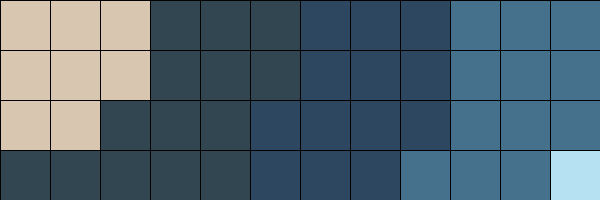
Frame 1 (no input)
Frame 60 (the mouse pressed at the canvas centre just before this capture): identical to frame 1, image omitted
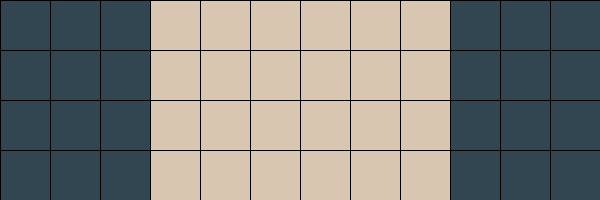
Frame 120 (the mouse held since frame 60 and released just before this capture)

The Processing sketch that drew these frames (run headless with seeded random() and noise(); from frame 60 on, the mouse is pressed at the canvas centre):

// Processing sketch: s0206forLoop2
// ── s0206forLoop2.pde
//Set an array of various color values - palette
color[] colors = {
  #D9C6B0, #314650, #2D4761, #45718C, #B6E1F2
};

//The size of the squares
int s = 50;

void setup() {
  size(600, 200);
  smooth();
}

void draw() {
  //This nested for loop creates the squares on the screen
  for (int x = 0; x < width; x += s) {
    for (int y = 0; y < height; y += s) {
      //Define a color variable, with initial color to black
      color colorSelection = color(0, 0, 0);
      //Find the distance from the middle of each square to the
      //current mouse position value
      float d = dist(x+25, y+25, mouseX, mouseY);
      //Map the distance to values (0 to 4) for accessing the color array
      int colorMap = (int) map(d, 0, width, 0, 4);
      //Fill and draw the shape
      fill(colors[colorMap]);
      rect(x, y, s, s);
    }
  }
}
